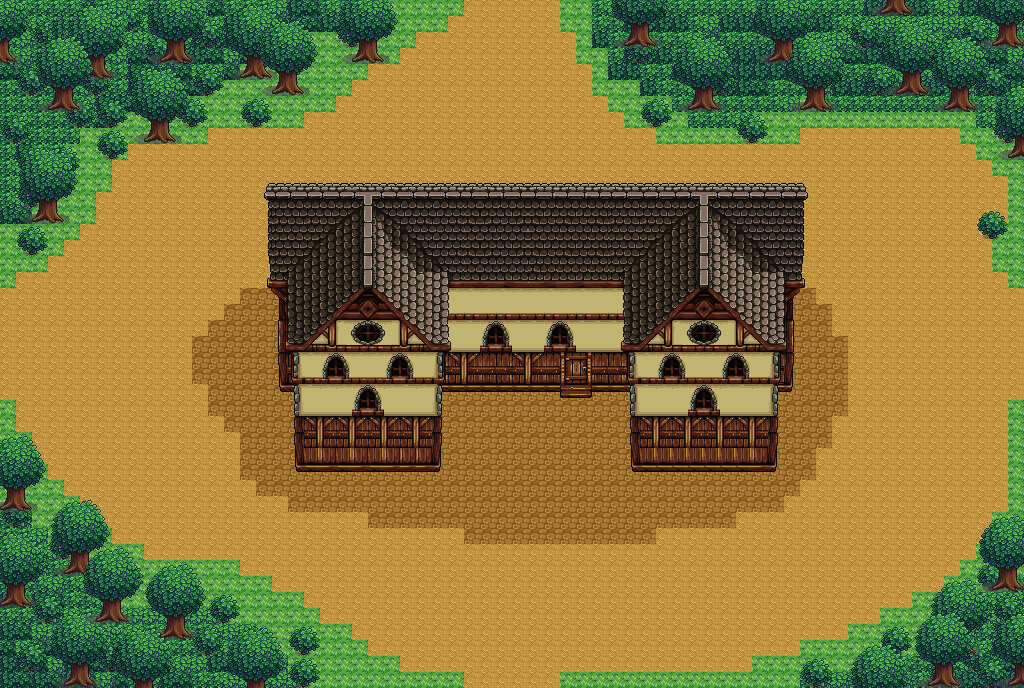

A 2D game scene composited from a Tiled map and its tileset images. What follows is a short description and the map's XML, with each tile layer's data collapsed to a summary:
An orthogonal 64x43 tile map with 16x16 px tiles, 4 tile layers (Calque de Tuiles 1, Calque de Tuiles 2, Calque de Tuiles 3, Calque de Tuiles 4), 3 tilesets and 32 objects (5x walls).

<map version="1.10" tiledversion="1.11.1-99-gec89c545" orientation="orthogonal" renderorder="right-down" width="64" height="43" tilewidth="16" tileheight="16" infinite="0" nextlayerid="6" nextobjectid="51">
 <tileset firstgid="1" source="../tileset/Dungeon_Autotiles.tsx" />
 <tileset firstgid="301" source="../tileset/houses.tsx" />
 <tileset firstgid="4397" source="../tileset/objects_demo.tsx" />
 <layer id="1" name="Calque de Tuiles 1" width="64" height="43">
  <data>[2752 cells, 2752 non-empty, 8 distinct tile ids]</data>
 </layer>
 <layer id="2" name="Calque de Tuiles 2" width="64" height="43">
  <data>[2752 cells, 731 non-empty, 218 distinct tile ids]</data>
 </layer>
 <layer id="4" name="Calque de Tuiles 3" width="64" height="43">
  <data>[2752 cells, 626 non-empty, 108 distinct tile ids]</data>
 </layer>
 <layer id="5" name="Calque de Tuiles 4" width="64" height="43">
  <data>[2752 cells, 96 non-empty, 20 distinct tile ids]</data>
 </layer>
 <objectgroup id="3" name="Walls" class="walls">
  <object id="11" type="walls" x="1007" y="113" width="19" height="174" />
  <object id="12" type="walls" x="1" y="188" width="15" height="100" />
  <object id="13" type="walls" x="341" y="671" width="124" height="17" />
  <object id="14" type="walls" x="561" y="670" width="348" height="18" />
  <object id="15" type="walls" x="1009" y="401" width="17" height="287" />
  <object id="19" x="270" y="184" width="533" height="100" />
  <object id="20" x="280" y="285" width="511" height="105" />
  <object id="21" x="632" y="392" width="143" height="78" />
  <object id="22" x="294" y="392" width="146" height="76" />
  <object id="26" x="-2" y="630" width="346" height="58" />
  <object id="28" x="0" y="401" width="27" height="231" />
  <object id="29" x="849" y="625" width="180" height="62" />
  <object id="30" x="1" y="0" width="464" height="15" />
  <object id="32" x="2" y="17" width="79" height="165" />
  <object id="33" x="82" y="16" width="222" height="79" />
  <object id="34" x="81" y="97" width="190" height="29" />
  <object id="35" x="80" y="128" width="48" height="31" />
  <object id="36" x="125" y="126" width="52" height="17" />
  <object id="37" x="1" y="172" width="65" height="49" />
  <object id="38" x="1" y="216" width="41" height="38" />
  <object id="39" x="292" y="13" width="95" height="50" />
  <object id="40" x="564" y="3" width="460" height="31" />
  <object id="41" x="600" y="38" width="424" height="53" />
  <object id="42" x="646" y="95" width="378" height="31" />
  <object id="43" x="714" y="116" width="49" height="23" />
  <object id="44" x="930" y="595" width="80" height="31" />
  <object id="45" x="966" y="557" width="50" height="35" />
  <object id="46" x="981" y="519" width="34" height="34" />
  <object id="47" x="807" y="644" width="46" height="23" />
  <object id="48" x="30" y="572" width="169" height="52" />
  <object id="49" x="28" y="503" width="79" height="64" />
  <object id="50" x="184" y="591" width="67" height="44" />
 </objectgroup>
</map>
